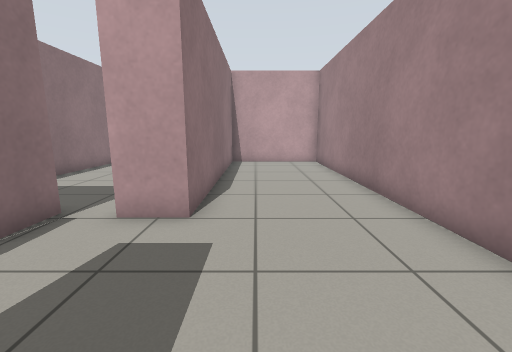
[1] (above)

12 first-person views from a walk through a Gazebo world. The camera is 0.88 m above the floor, tilts 10° down and sees 90° across. The floor is counted in squares, 0.5 m on a side. Each view is taken from the middle of a square. On the plan, view 1 faces up. The plan holds only what a view shows up to about 14 squares ahead; the rest is blank.

[2]
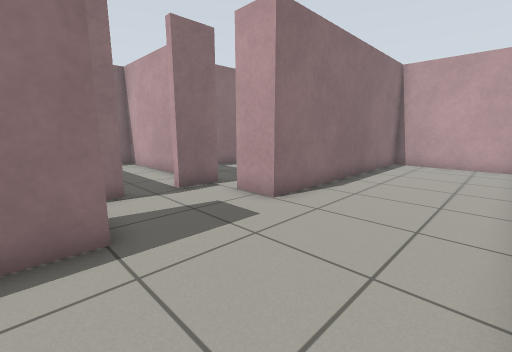

[3]
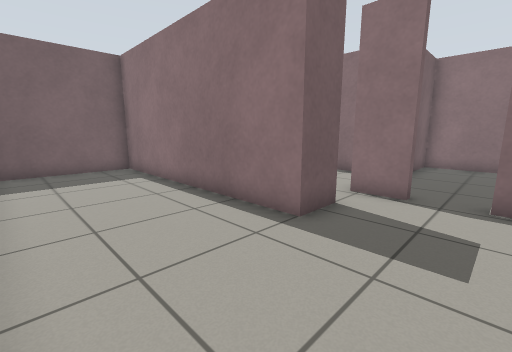

[4]
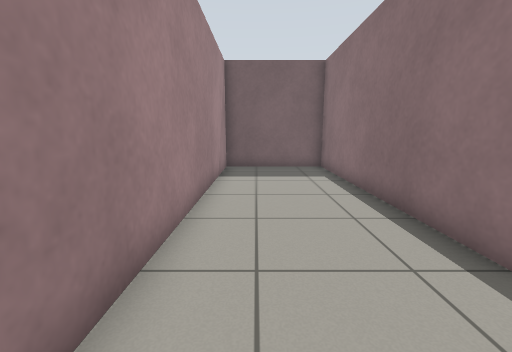

[5]
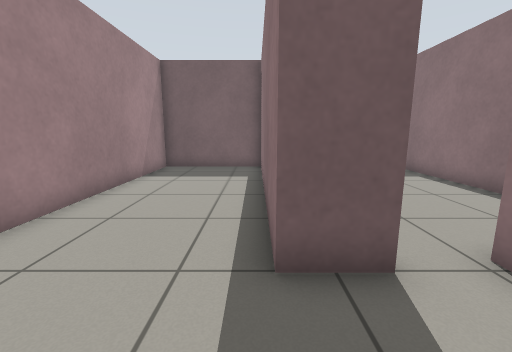

[6]
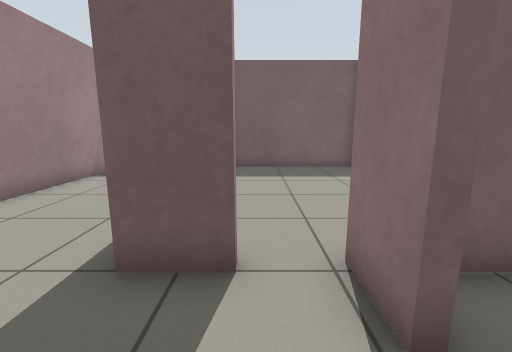

[7]
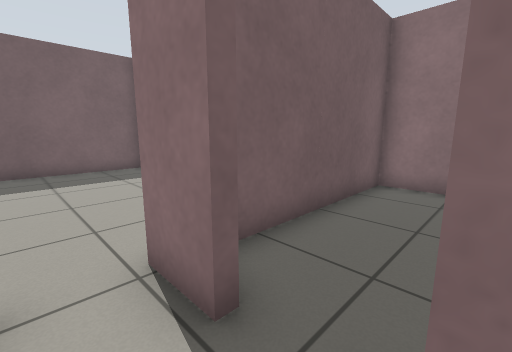

[8]
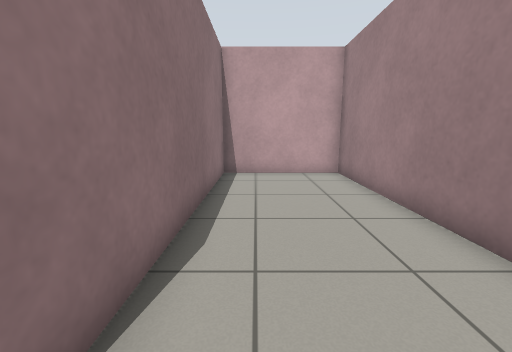

[9]
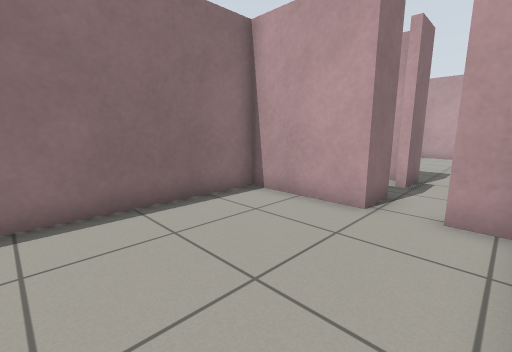

[10]
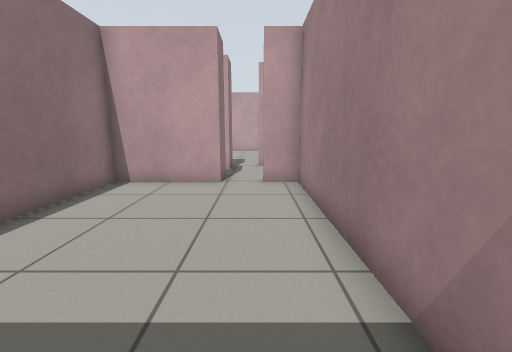

[11]
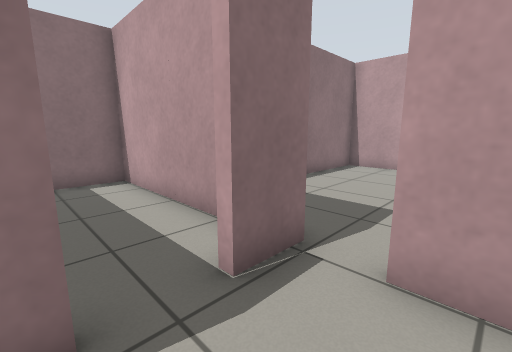

[12]
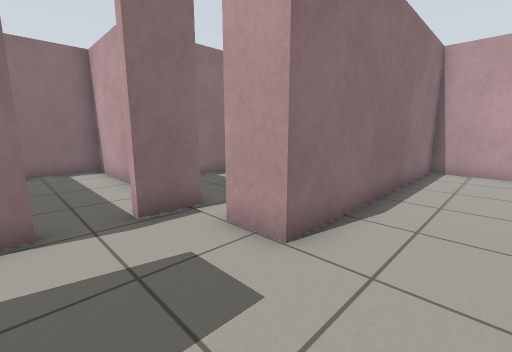

### Floor plan
Points are (right, up) in squares from view 1. A wall is a line through its corners. A room is listed if a view was taken in it or the views show most of it. See-through windows are left out.
Room 1 (views 1, 2, 3, 4, 5, 8, 11, 12)
walls: (-2.7, 1) (-1.4, 1) (-1.4, -8.7) (3.5, -8.7) (3.5, 14.7) (-1.4, 14.7) (-1.4, 5) (-2.9, 5)
ways out: opening at (-1.5, 3) to room 2
Room 2 (views 6, 7)
walls: (-4.6, 2.2) (-4.2, 2.2) (-4.2, 0.7); (-2.7, 0.7) (-2.7, 1); (-4.2, 5.4) (-4.2, 3.8) (-4.6, 3.8)
ways out: opening at (-1.5, 3) to room 1; opening at (-3, 1) to room 3; opening at (-4, 3) to room 4
Room 3 (views 9, 10)
walls: (-1.5, -6.7) (-1.5, 0.7) (-2.7, 0.7); (-4.2, 0.7) (-7.9, 0.7) (-7.9, -7.7); (-7.9, -8.7) (-2, -8.7)
ways out: opening at (-3, 1) to room 2
Room 4 (no view inside)
walls: (-4.8, 5) (-11.6, 5) (-11.6, 1) (-5.5, 1)
ways out: opening at (-4, 3) to room 2

Positions as (right, up) in squares from view 1, and headings:
1: (0, 0), facing up
2: (3, 0), facing up-left
3: (3, 4), facing down-left
4: (2, 4), facing down
5: (-1, 4), facing down
6: (-3, 4), facing down
7: (-3, 4), facing down-left
8: (0, 4), facing up
9: (-2, -5), facing up-left
10: (-3, -8), facing up
11: (-2, 2), facing up-left
12: (1, 2), facing up-left
